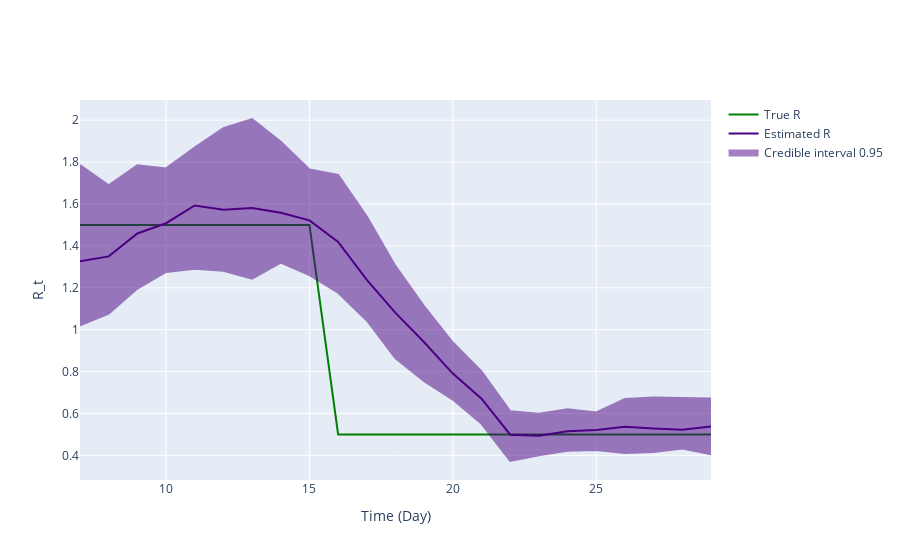

Notebook code for this chart:
### Markdown cell above
## Inference plot using class method results

### Code cell
fig = ReproductionNumberPlot()

fig.add_ground_truth_rt(ground_truth)
fig.add_interval_rt(new_intervals)

fig.update_labels(time_label='Time (Day)', r_label='R_t')

fig.show_figure()

### Figure 1 — Plotly figure (JSON) as saved in the notebook; plotly's stock layout.template omitted (floating-point values rounded to 4 significant figures)
{"data": [{"line": {"color": "green"}, "mode": "lines", "name": "True R", "type": "scatter", "x": [7, 8, 9, 10, 11, 12, 13, 14, 15, 16, 17, 18, 19, 20, 21, 22, 23, 24, 25, 26, 27, 28, 29], "y": [1.5, 1.5, 1.5, 1.5, 1.5, 1.5, 1.5, 1.5, 1.5, 0.5, 0.5, 0.5, 0.5, 0.5, 0.5, 0.5, 0.5, 0.5, 0.5, 0.5, 0.5, 0.5, 0.5]}, {"line": {"color": "indigo"}, "mode": "lines", "name": "Estimated R", "type": "scatter", "x": [7, 8, 9, 10, 11, 12, 13, 14, 15, 16, 17, 18, 19, 20, 21, 22, 23, 24, 25, 26, 27, 28, 29], "y": [1.326, 1.35, 1.459, 1.508, 1.593, 1.573, 1.581, 1.559, 1.522, 1.419, 1.237, 1.08, 0.94, 0.7903, 0.6706, 0.4984, 0.493, 0.5153, 0.5215, 0.5363, 0.5285, 0.5226, 0.538]}, {"fill": "toself", "fillcolor": "indigo", "line": {"color": "indigo"}, "mode": "lines", "name": "Credible interval 0.95", "opacity": 0.5, "type": "scatter", "x": [7, 8, 9, 10, 11, 12, 13, 14, 15, 16, 17, 18, 19, 20, 21, 22, 23, 24, 25, 26, 27, 28, 29, 29, 28, 27, 26, 25, 24, 23, 22, 21, 20, 19, 18, 17, 16, 15, 14, 13, 12, 11, 10, 9, 8, 7], "y": [1.785, 1.689, 1.785, 1.77, 1.869, 1.961, 2.006, 1.897, 1.765, 1.739, 1.54, 1.303, 1.111, 0.9386, 0.8009, 0.6103, 0.5984, 0.6196, 0.6045, 0.669, 0.6757, 0.6721, 0.6718, 0.4054, 0.4327, 0.4156, 0.4117, 0.4254, 0.4219, 0.3999, 0.373, 0.5507, 0.6663, 0.7539, 0.8635, 1.044, 1.176, 1.26, 1.32, 1.244, 1.281, 1.291, 1.276, 1.196, 1.076, 1.021]}], "layout": {"hovermode": "x unified", "xaxis": {"title": {"text": "Time (Day)"}}, "yaxis": {"title": {"text": "R_t"}}}}
